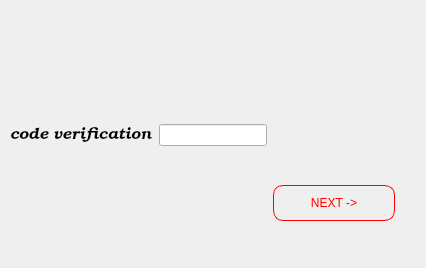
<?xml version="1.0" encoding="UTF-8"?>
<ui version="4.0">
 <class>ConfirmEmail</class>
 <widget class="QDialog" name="ConfirmEmail">
  <property name="geometry">
   <rect>
    <x>0</x>
    <y>0</y>
    <width>426</width>
    <height>268</height>
   </rect>
  </property>
  <property name="windowTitle">
   <string>Dialog</string>
  </property>
  <widget class="QWidget" name="horizontalLayoutWidget">
   <property name="geometry">
    <rect>
     <x>10</x>
     <y>30</y>
     <width>405</width>
     <height>211</height>
    </rect>
   </property>
   <layout class="QHBoxLayout" name="horizontalLayout">
    <item>
     <widget class="QLabel" name="codeverificationlable">
      <property name="font">
       <font>
        <family>URW Bookman L</family>
        <pointsize>12</pointsize>
        <italic>true</italic>
       </font>
      </property>
      <property name="text">
       <string>code verification</string>
      </property>
     </widget>
    </item>
    <item>
     <widget class="QLineEdit" name="codeverification">
      <property name="sizePolicy">
       <sizepolicy hsizetype="Fixed" vsizetype="Maximum">
        <horstretch>0</horstretch>
        <verstretch>0</verstretch>
       </sizepolicy>
      </property>
     </widget>
    </item>
    <item>
     <layout class="QVBoxLayout" name="verticalLayout_2">
      <item>
       <spacer name="verticalSpacer">
        <property name="orientation">
         <enum>Qt::Vertical</enum>
        </property>
        <property name="sizeHint" stdset="0">
         <size>
          <width>20</width>
          <height>40</height>
         </size>
        </property>
       </spacer>
      </item>
      <item>
       <widget class="QPushButton" name="confirm">
        <property name="sizePolicy">
         <sizepolicy hsizetype="Fixed" vsizetype="Maximum">
          <horstretch>0</horstretch>
          <verstretch>0</verstretch>
         </sizepolicy>
        </property>
        <property name="styleSheet">
         <string notr="true">background-color: rgba(0, 17, 33 , 0);
border: 1px solid rgb(255, 0, 0);
border-radius : 10px;
padding : 10px;
color:rgb(255, 0, 0);
width:100px;</string>
        </property>
        <property name="text">
         <string>NEXT -&gt;</string>
        </property>
       </widget>
      </item>
      <item>
       <spacer name="horizontalSpacer">
        <property name="orientation">
         <enum>Qt::Horizontal</enum>
        </property>
        <property name="sizeHint" stdset="0">
         <size>
          <width>40</width>
          <height>20</height>
         </size>
        </property>
       </spacer>
      </item>
     </layout>
    </item>
   </layout>
  </widget>
 </widget>
 <resources/>
 <connections/>
</ui>
